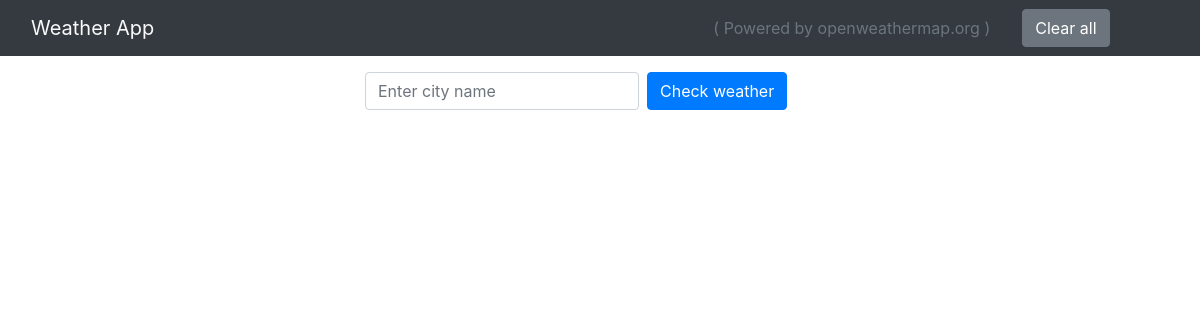
The app's page /, older data.
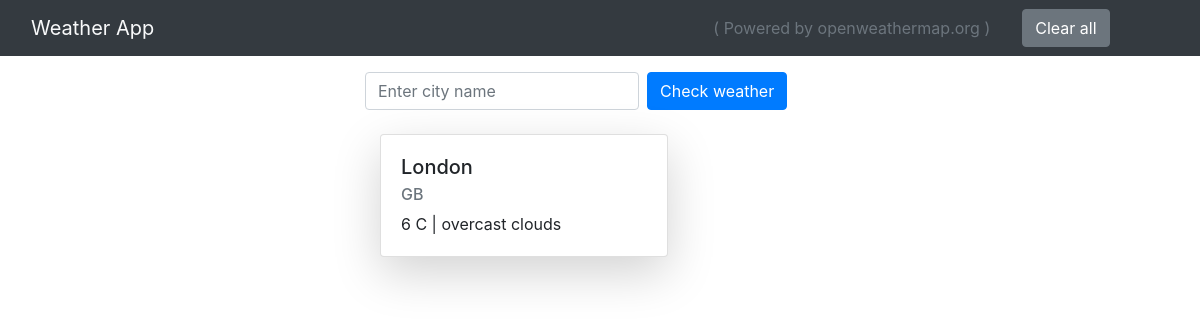
The same page, newer data.
### weatherapp/models.py (models this page shows)
class City(models.Model):
    city_name = models.CharField(max_length=50, default="")
    country_name = models.CharField(max_length=50, default="")
    temperature = models.IntegerField()
    description = models.CharField(max_length=100, default="")

### weatherapp/views.py (the view, shortened to what this page needs)
# urls.py: path("", views.index),
def index(request):
    return render(request, "index.html", {"all_cities":City.objects.order_by("-id")})

### weatherapp/templates/index.html (shortened to what this page needs)
<!doctype html>
<html lang="en">
<head>
    <link rel="stylesheet" href="https://stackpath.bootstrapcdn.com/bootstrap/4.3.1/css/bootstrap.min.css">
</head>
<body>
    <nav class="navbar navbar-expand-sm navbar-light bg-dark">
        <a class="navbar-brand text-light col-7" href="#">Weather App</a>
        <ul class="navbar-nav">
            <li class="nav-item text-muted mr-4">( Powered by openweathermap.org )</li>
        </ul>
        <form action="/clearall/" class="form-inline" method="POST"> {%csrf_token%}
            <button type="submit" class="btn btn-secondary ml-2">Clear all</button>
        </form>
    </nav>
    <div class="container mt-3" style="width:500px;">
        <form class="form-inline mt-3" autocomplete="off" action="/" method="POST"> {%csrf_token%}
            <div class="form-group">
                <input type="text" class="form-control" id="exampleInputEmail1" placeholder="Enter city name"
                    aria-describedby="emailHelp" name="city_name" required>
            </div>
            <button type="submit" class="btn btn-primary ml-2">Check weather</button>
        </form>
        {%if not error%}
        {%if all_cities%}
        {%for city in all_cities%}
        <div class="container mt-4">
            <div class="card rounded shadow-lg" style="width: 18rem;">
                <div class="card-body">
                    <h5 class="card-title">{{city.city_name}}</h5>
                    <h6 class="card-subtitle mb-2 text-muted">{{city.country_name}}</h6>
                    <p class="card-text">{{city.temperature}} C | {{city.description}} </p>
                </div>
            </div>
        </div>
        {%endfor%}
        {%endif%}
        {%endif%}
    </div>
</body>
</html>

Row changes from the older to the newer data that the page shows:
added City: city_name "London", country_name "GB", temperature "6", description "overcast clouds"
